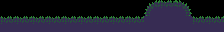

Below is a game level as drawn by its tile map, then a one-line description and the .tmx file that defines it, in full:
An orthogonal 14x2 tile map with 16x16 px tiles, 1 tile layer (Tile Layer 1).

<map version="1.0" tiledversion="2017.09.27" orientation="orthogonal" renderorder="right-down" width="14" height="2" tilewidth="16" tileheight="16" infinite="0" nextobjectid="1">
 <tileset firstgid="1" source="ForestTileset.tsx" />
 <layer name="Tile Layer 1" width="14" height="2">
  <data encoding="csv">
0,0,0,0,0,0,0,0,0,80,81,82,0,0,
81,81,81,81,81,81,81,81,81,98,98,98,81,81
</data>
 </layer>
</map>
